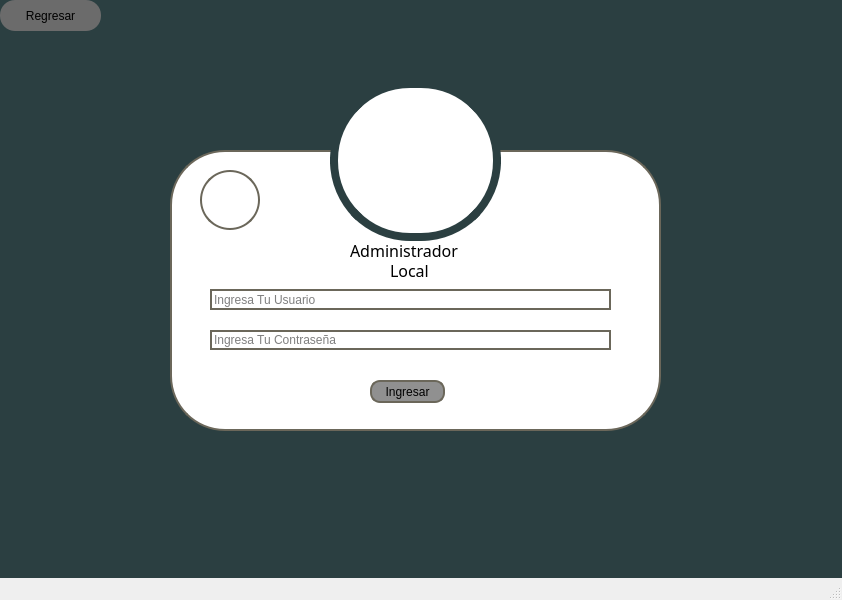
<?xml version="1.0" encoding="UTF-8"?>
<ui version="4.0">
 <class>MainWindow</class>
 <widget class="QMainWindow" name="MainWindow">
  <property name="geometry">
   <rect>
    <x>0</x>
    <y>0</y>
    <width>842</width>
    <height>600</height>
   </rect>
  </property>
  <property name="windowTitle">
   <string>MainWindow</string>
  </property>
  <widget class="QWidget" name="centralwidget">
   <widget class="QWidget" name="widget" native="true">
    <property name="geometry">
     <rect>
      <x>-10</x>
      <y>0</y>
      <width>1021</width>
      <height>661</height>
     </rect>
    </property>
    <property name="sizePolicy">
     <sizepolicy hsizetype="Preferred" vsizetype="Preferred">
      <horstretch>20</horstretch>
      <verstretch>20</verstretch>
     </sizepolicy>
    </property>
    <property name="layoutDirection">
     <enum>Qt::LeftToRight</enum>
    </property>
    <property name="autoFillBackground">
     <bool>false</bool>
    </property>
    <property name="styleSheet">
     <string notr="true">background-color: rgb(43, 63, 65);</string>
    </property>
    <widget class="QWidget" name="widget_2" native="true">
     <property name="geometry">
      <rect>
       <x>180</x>
       <y>150</y>
       <width>491</width>
       <height>281</height>
      </rect>
     </property>
     <property name="styleSheet">
      <string notr="true">background-color: rgb(255, 255, 255);
border: 2px solid #6B675A;
border-radius: 55px;</string>
     </property>
     <widget class="QLineEdit" name="lineEditUser">
      <property name="geometry">
       <rect>
        <x>40</x>
        <y>139</y>
        <width>401</width>
        <height>21</height>
       </rect>
      </property>
      <property name="text">
       <string/>
      </property>
      <property name="placeholderText">
       <string>Ingresa Tu Usuario</string>
      </property>
     </widget>
     <widget class="QLineEdit" name="lineEditPassword">
      <property name="geometry">
       <rect>
        <x>40</x>
        <y>180</y>
        <width>401</width>
        <height>20</height>
       </rect>
      </property>
      <property name="text">
       <string/>
      </property>
      <property name="placeholderText">
       <string>Ingresa Tu Contraseña</string>
      </property>
     </widget>
     <widget class="QPushButton" name="btnIngresar">
      <property name="geometry">
       <rect>
        <x>200</x>
        <y>230</y>
        <width>75</width>
        <height>23</height>
       </rect>
      </property>
      <property name="mouseTracking">
       <bool>true</bool>
      </property>
      <property name="styleSheet">
       <string notr="true">border-radius: 10px;
background-color: rgb(144, 144, 144);</string>
      </property>
      <property name="text">
       <string>Ingresar</string>
      </property>
     </widget>
     <widget class="QLabel" name="label_4">
      <property name="geometry">
       <rect>
        <x>180</x>
        <y>90</y>
        <width>151</width>
        <height>20</height>
       </rect>
      </property>
      <property name="font">
       <font>
        <family>Arial Black</family>
        <pointsize>12</pointsize>
       </font>
      </property>
      <property name="styleSheet">
       <string notr="true">border: none;</string>
      </property>
      <property name="text">
       <string>Administrador</string>
      </property>
     </widget>
     <widget class="QLabel" name="label_5">
      <property name="geometry">
       <rect>
        <x>30</x>
        <y>20</y>
        <width>60</width>
        <height>60</height>
       </rect>
      </property>
      <property name="styleSheet">
       <string notr="true">border: 2px solid #6B675A;
border-radius: 30px;</string>
      </property>
      <property name="text">
       <string/>
      </property>
      <property name="pixmap">
       <pixmap>../Imagenes proyecto/Imagenes proyecto/logo.png</pixmap>
      </property>
      <property name="scaledContents">
       <bool>true</bool>
      </property>
     </widget>
     <widget class="QLabel" name="label_6">
      <property name="geometry">
       <rect>
        <x>220</x>
        <y>110</y>
        <width>151</width>
        <height>20</height>
       </rect>
      </property>
      <property name="font">
       <font>
        <family>Arial Black</family>
        <pointsize>12</pointsize>
       </font>
      </property>
      <property name="styleSheet">
       <string notr="true">border: none;</string>
      </property>
      <property name="text">
       <string>Local</string>
      </property>
     </widget>
    </widget>
    <widget class="QPushButton" name="btnBack">
     <property name="geometry">
      <rect>
       <x>10</x>
       <y>0</y>
       <width>101</width>
       <height>31</height>
      </rect>
     </property>
     <property name="styleSheet">
      <string notr="true">background-color: rgb(107, 107, 107);
border-radius: 15px;</string>
     </property>
     <property name="text">
      <string>Regresar</string>
     </property>
     <property name="icon">
      <iconset>
       <normaloff>../Imagenes proyecto/Imagenes proyecto/regresar.svg</normaloff>../Imagenes proyecto/Imagenes proyecto/regresar.svg</iconset>
     </property>
    </widget>
    <widget class="QPushButton" name="btn_icon">
     <property name="geometry">
      <rect>
       <x>340</x>
       <y>80</y>
       <width>171</width>
       <height>161</height>
      </rect>
     </property>
     <property name="styleSheet">
      <string notr="true">border-radius: 80px;
background-color: rgb(255, 255, 255);
border: 8px solid rgb(43, 63, 65);</string>
     </property>
     <property name="text">
      <string/>
     </property>
     <property name="icon">
      <iconset>
       <normaloff>../assets/administradorlocal.png</normaloff>../assets/administradorlocal.png</iconset>
     </property>
     <property name="iconSize">
      <size>
       <width>128</width>
       <height>128</height>
      </size>
     </property>
    </widget>
   </widget>
  </widget>
  <widget class="QMenuBar" name="menubar">
   <property name="geometry">
    <rect>
     <x>0</x>
     <y>0</y>
     <width>842</width>
     <height>21</height>
    </rect>
   </property>
  </widget>
  <widget class="QStatusBar" name="statusbar"/>
 </widget>
 <resources/>
 <connections/>
</ui>
